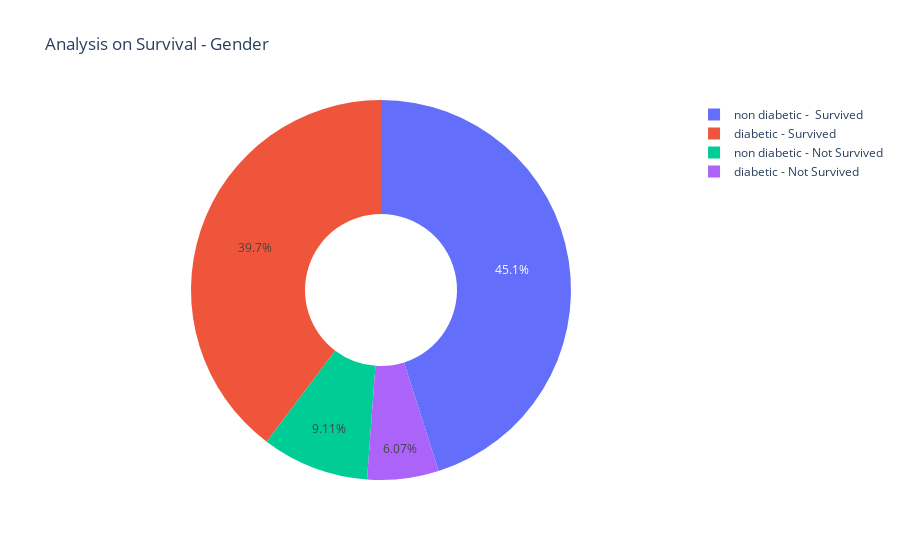

The cell this chart's notebook holds for it:
### Code cell
import plotly.graph_objs as go
diabetic = df[df["diabetes"]==1]
non_diabetic = df[df["diabetes"]==0]


labels = ['diabetic - Survived','diabetic - Not Survived', "non diabetic -  Survived", "non diabetic - Not Survived"]
values = [len(diabetic[df["outcome"]==0]),len(diabetic[df["outcome"]==1]),
          len(non_diabetic[df["outcome"]==0]),len(non_diabetic[df["outcome"]==1])]
fig = go.Figure(data=[go.Pie(labels=labels, values=values, hole=.4)])
fig.update_layout(title_text="Analysis on Survival - Gender")
fig.show()

### Figure 1 — Plotly figure (JSON) as saved in the notebook; plotly's stock layout.template omitted (floating-point values rounded to 4 significant figures)
{"data": [{"hole": 0.4, "labels": ["diabetic - Survived", "diabetic - Not Survived", "non diabetic -  Survived", "non diabetic - Not Survived"], "type": "pie", "values": [170, 26, 193, 39]}], "layout": {"title": {"text": "Analysis on Survival - Gender"}}}
